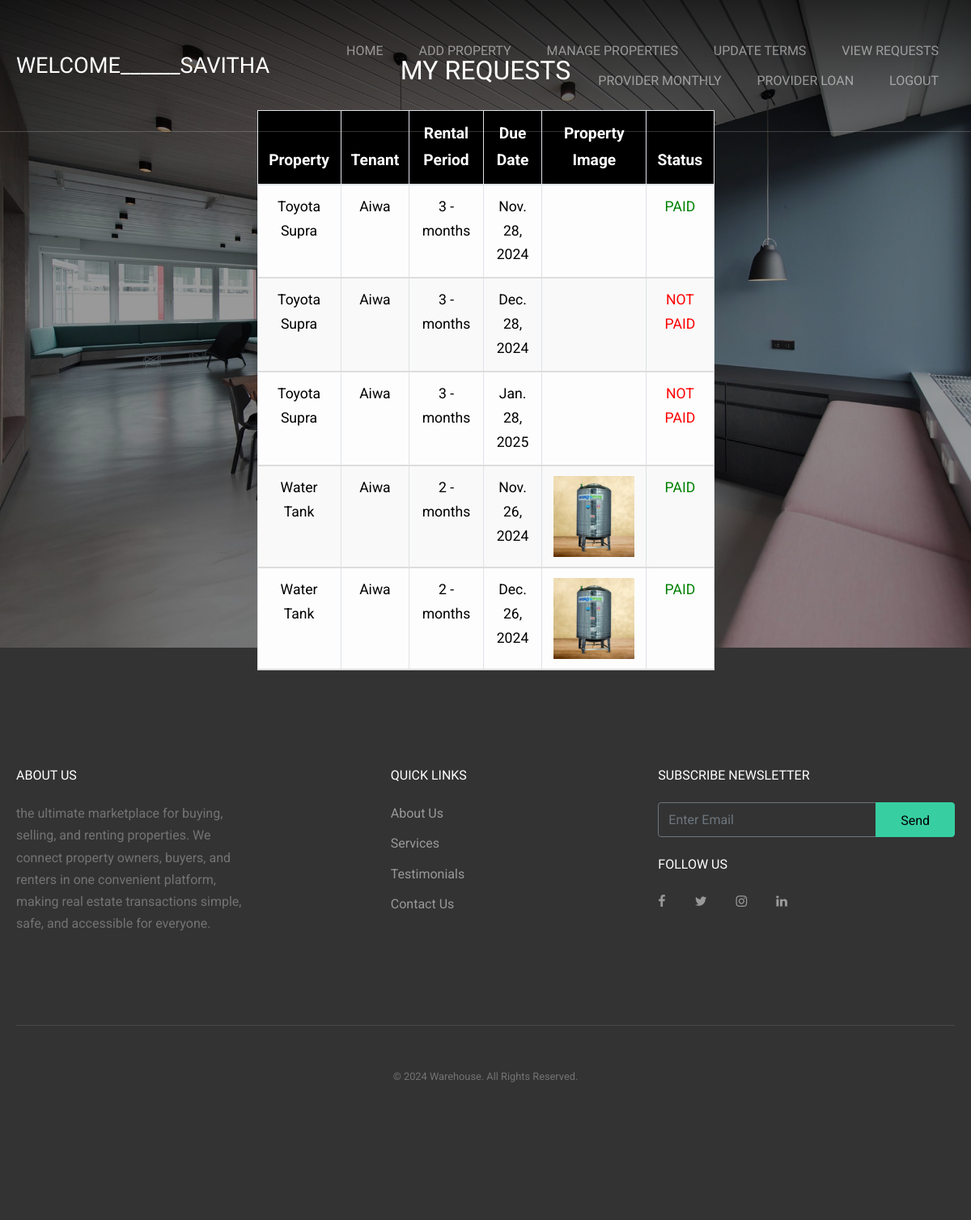
Screenshot of /provider_monthly/ (signed in) with the database file from the repository.
### blockchain/models.py (models this page shows, shortened)
class User(AbstractUser):
    USER_ROLES = [
        ('tenant', 'Tenant'),
        ('provider', 'Provider')
    ]
    role = models.CharField(max_length=10, choices=USER_ROLES)
    verification_status = models.BooleanField(default=False)  # For Admin to verify accounts
    contact_number = models.CharField(max_length=15, null=True, blank=True)
    address = models.TextField(null=True, blank=True)
    document = models.ImageField(upload_to='documents/')

class MonthlyPayment(models.Model):
    request = models.ForeignKey(UserRequest, on_delete=models.CASCADE)
    tenant = models.ForeignKey(User, on_delete=models.CASCADE, limit_choices_to={'role': 'tenant'})
    property = models.ForeignKey(Property, on_delete=models.CASCADE)
    due_date = models.DateField()
    amount = models.DecimalField(decimal_places=2, max_digits=10, default=0.00)
    is_paid = models.BooleanField(default=False)

class Property(models.Model):
    provider = models.ForeignKey(User, on_delete=models.CASCADE, limit_choices_to={'role': 'provider'})
    title = models.CharField(max_length=100)
    description = models.TextField()
    address = models.TextField()
    rent_amount = models.DecimalField(max_digits=10, decimal_places=2)
    is_approved = models.BooleanField(default=False)
    image = models.ImageField(upload_to='property_image/')

class UserRequest(models.Model):
    RENTAL_PERIOD_CHOICES = [
        ('days', 'Days'),
        ('months', 'Months'),
        ('years', 'Years'),
    ]
    tenant = models.ForeignKey(User, on_delete=models.CASCADE, limit_choices_to={'role': 'tenant'})
    property = models.ForeignKey(Property, on_delete=models.CASCADE)
    start_date = models.DateField()
    end_date = models.DateField()
    rental_period = models.CharField(max_length=10, choices=RENTAL_PERIOD_CHOICES)
    duration = models.PositiveIntegerField()  # The number of days, months, or years
    aadhar = models.ImageField(upload_to='request_aadhar/')
    is_approved = models.BooleanField(default=False)
    monthly_rent = models.BooleanField(default=False)
    loan = models.BooleanField(default=False)

### blockchain/views.py (the view)
# urls.py: path('provider_monthly/', views.provider_monthly, name='provider_monthly'),
def provider_monthly(request):
    provider_properties = Property.objects.filter(provider=request.user)
    user_requests = MonthlyPayment.objects.filter(property__in=provider_properties)
    return render(request, 'provider_monthly.html', {'user_requests': user_requests})

### templates/provider_monthly.html (shortened to what this page needs)
<!DOCTYPE html>
<html lang="en">
  <head>
    <link rel="stylesheet" href="../static/fonts/icomoon/style.css">
    <link rel="stylesheet" href="../static/css/bootstrap.min.css">
    <link rel="stylesheet" href="../static/css/jquery-ui.css">
    <link rel="stylesheet" href="../static/css/owl.carousel.min.css">
    <link rel="stylesheet" href="../static/css/owl.theme.default.min.css">
    <link rel="stylesheet" href="../static/css/owl.theme.default.min.css">
    <link rel="stylesheet" href="../static/css/jquery.fancybox.min.css">
    <link rel="stylesheet" href="../static/css/bootstrap-datepicker.css">
    <link rel="stylesheet" href="../static/fonts/flaticon/font/flaticon.css">
    <link rel="stylesheet" href="../static/css/aos.css">
    <link rel="stylesheet" href="../static/css/style.css">
  </head>
  <body data-spy="scroll" data-target=".site-navbar-target" data-offset="300">
  <div class="site-wrap">
    <header class="site-navbar py-4 js-sticky-header site-navbar-target" role="banner">
      <div class="container">
        <div class="row align-items-center">
          <div class="col-6 col-xl-2">
            <h1 class="mb-0 site-logo m-0 p-0"><a href="/" class="mb-0">Welcome______{{ request.user.username }}</a></h1>
          </div>
          <div class="col-12 col-md-10 d-none d-xl-block">
            <nav class="site-navigation position-relative text-right" role="navigation">
                <ul class="site-menu main-menu js-clone-nav mr-auto d-none d-lg-block">
                  <li><a href="{% url 'provider_index' %}" class="nav-link">Home</a></li>
                  <li><a href="{% url 'add_property' %}" class="nav-link">Add property</a></li>
                  <li><a href="{% url 'manage_properties' %}" class="nav-link">manage properties</a></li>
                  <li><a href="{% url 'provider_update' %}" class="nav-link">Update terms</a></li>
                  <li><a href="{% url 'user_requests' %}" class="nav-link">View Requests</a></li>
                  <li><a href="{% url 'provider_monthly' %}" class="nav-link">Provider Monthly</a></li>
                  <li><a href="{% url 'provider_loan' %}" class="nav-link">Provider Loan</a></li>
                  <li><a href="{% url 'logout' %}" class="nav-link">logout</a></li>
                  </ul>
            </nav>
          </div>
        </div>
      </div>
    </header>
    <div class="site-block-wrap">
      <div class="site-blocks-cover overlay overlay-2" style="background-image: url(../static/images/hero_1.jpg);" data-aos="fade" id="home-section">
        <div class="container">
          <div class="row align-items-center justify-content-center">
            <div class="col-md-6 mt-lg-5 text-center">
                <h2 class="text-white">My Requests</h2>
          <table class="table table-bordered table-light">
            <thead>
              <tr>
                <th>Property</th>
                <th>Tenant</th>
                <th>Rental Period</th>
                <th>Due Date</th>
                <th>Property Image</th>
                <th>Status</th>
              </tr>
            </thead>
            <tbody>
              {% for requests in user_requests %}
              <tr>
                <td>{{ requests.property.title }}</td>
                <td>{{ requests.tenant.username }}</td>
                <td>{{ requests.request.duration }} - {{ requests.request.rental_period }}</td>
                <td>{{ requests.due_date }}</td>
                <td>
                  <img src="{{ requests.property.image.url }}" alt="{{ property.provider.username }}" style="max-width: 100px; cursor: pointer;">
                </td>
                <td>
                    {% if requests.is_paid %}
                      <span style="color: green;">PAID</span>
                    {% else %}
                      <span style="color: red;">NOT PAID</span>
                    {% endif %}
                </td>
              </tr>
              {% empty %}
              <tr>
                <td colspan="5">No Request Available.</td>
              </tr>
              {% endfor %}
            </tbody>
          </table>
            </div>
          </div>
        </div>
      </div>
  </div>
    <footer class="site-footer">
      <div class="container">
        <div class="row">
          <div class="col-md-8">
            <div class="row">
              <div class="col-md-5">
                <h2 class="footer-heading mb-4">About Us</h2>
                <p>the ultimate marketplace for buying, selling, and renting properties. We connect property owners, buyers, and renters in one convenient platform, making real estate transactions simple, safe, and accessible for everyone.</p>
              </div>
              <div class="col-md-3 mx-auto">
                <h2 class="footer-heading mb-4">Quick Links</h2>
                <ul class="list-unstyled">
                  <li><a href="#">About Us</a></li>
                  <li><a href="#">Services</a></li>
                  <li><a href="#">Testimonials</a></li>
                  <li><a href="#">Contact Us</a></li>
                </ul>
              </div>
            </div>
          </div>
          <div class="col-md-4">
            <div class="mb-4">
              <h2 class="footer-heading mb-4">Subscribe Newsletter</h2>
            <form action="#" method="post" class="footer-subscribe">
              <div class="input-group mb-3">
                <input type="text" class="form-control border-secondary text-white bg-transparent" placeholder="Enter Email" aria-label="Enter Email" aria-describedby="button-addon2">
                <div class="input-group-append">
                  <button class="btn btn-primary text-black" type="button" id="button-addon2">Send</button>
                </div>
              </div>
            </form>
            </div>
            <div class="">
              <h2 class="footer-heading mb-4">Follow Us</h2>
                <a href="#" class="pl-0 pr-3"><span class="icon-facebook"></span></a>
                <a href="#" class="pl-3 pr-3"><span class="icon-twitter"></span></a>
                <a href="#" class="pl-3 pr-3"><span class="icon-instagram"></span></a>
                <a href="#" class="pl-3 pr-3"><span class="icon-linkedin"></span></a>
            </div>
          </div>
        </div>
        <div class="row pt-5 mt-5 text-center">
          <div class="col-md-12">
            <div class="border-top pt-5">
            <p class="copyright"><small>&copy; <script>document.write(new Date().getFullYear());</script> Warehouse. All Rights Reserved.</a></small></p>
            </div>
          </div>
        </div>
      </div>
    </footer>
  </div>
  </body>
</html>

### templates/provider_monthly.html (style rules this page uses)
table { width: 100%; max-width: 1200px; border-collapse: collapse; margin: 30px auto; font-size: 1.1rem; text-align: left; }
thead th { background-color: #000001; color: white; padding: 16px; text-align: center; font-size: 1.2rem; }
td, th { padding: 16px; text-align: center; color: #000001; }
tbody tr { border-bottom: 2px solid #ddd; }
tbody tr:nth-child(even) { background-color: #f9f9f9; }
.container { max-width: 1400px; padding: 20px; }

### rows the page displays
User: user.username "SAVITHA"
MonthlyPayment: property "Toyota Supra", tenant.username "Aiwa", request.duration "3", request.rental_period "months", due_date "Nov. 28, 2024", is_paid "PAID"
MonthlyPayment: property "Toyota Supra", tenant.username "Aiwa", request.duration "3", request.rental_period "months", due_date "Dec. 28, 2024", is_paid "NOT PAID"
MonthlyPayment: property "Toyota Supra", tenant.username "Aiwa", request.duration "3", request.rental_period "months", due_date "Jan. 28, 2025", is_paid "NOT PAID"
MonthlyPayment: property "Water Tank", tenant.username "Aiwa", request.duration "2", request.rental_period "months", due_date "Nov. 26, 2024", property.image (picture), is_paid "PAID"
MonthlyPayment: property "Water Tank", tenant.username "Aiwa", request.duration "2", request.rental_period "months", due_date "Dec. 26, 2024", property.image (picture), is_paid "PAID"
